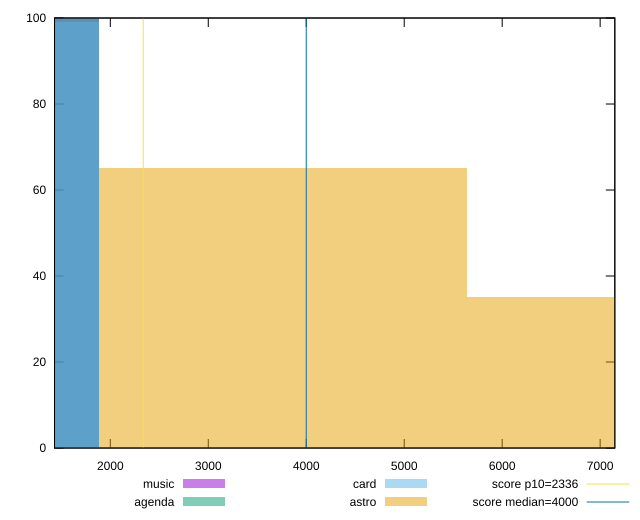

Reproduce this figure in gnuplot.
reset

$music <<EOF
0 100
EOF

$agenda <<EOF
0 100
EOF

$card <<EOF
0 99
EOF

$astro <<EOF
3762.4942515002404 65
7524.988503000481 35
EOF

set key outside below
set boxwidth 3762.4942515002404
set xrange [1430.6609999999998:7149.7955]
set yrange [0:100]
set trange [0:100]
set style fill transparent solid 0.5 noborder

set parametric
set terminal svg size 640, 520 enhanced background rgb 'white'
set output "reports/report_00030_2021-02-24T20-42-31.540Z/first-meaningful-paint/comparison/histogram/all_raw.svg"

plot $music title "music" with boxes, \
     $agenda title "agenda" with boxes, \
     $card title "card" with boxes, \
     $astro title "astro" with boxes, \
     2336,t title "score p10=2336", \
     4000,t title "score median=4000"

reset
